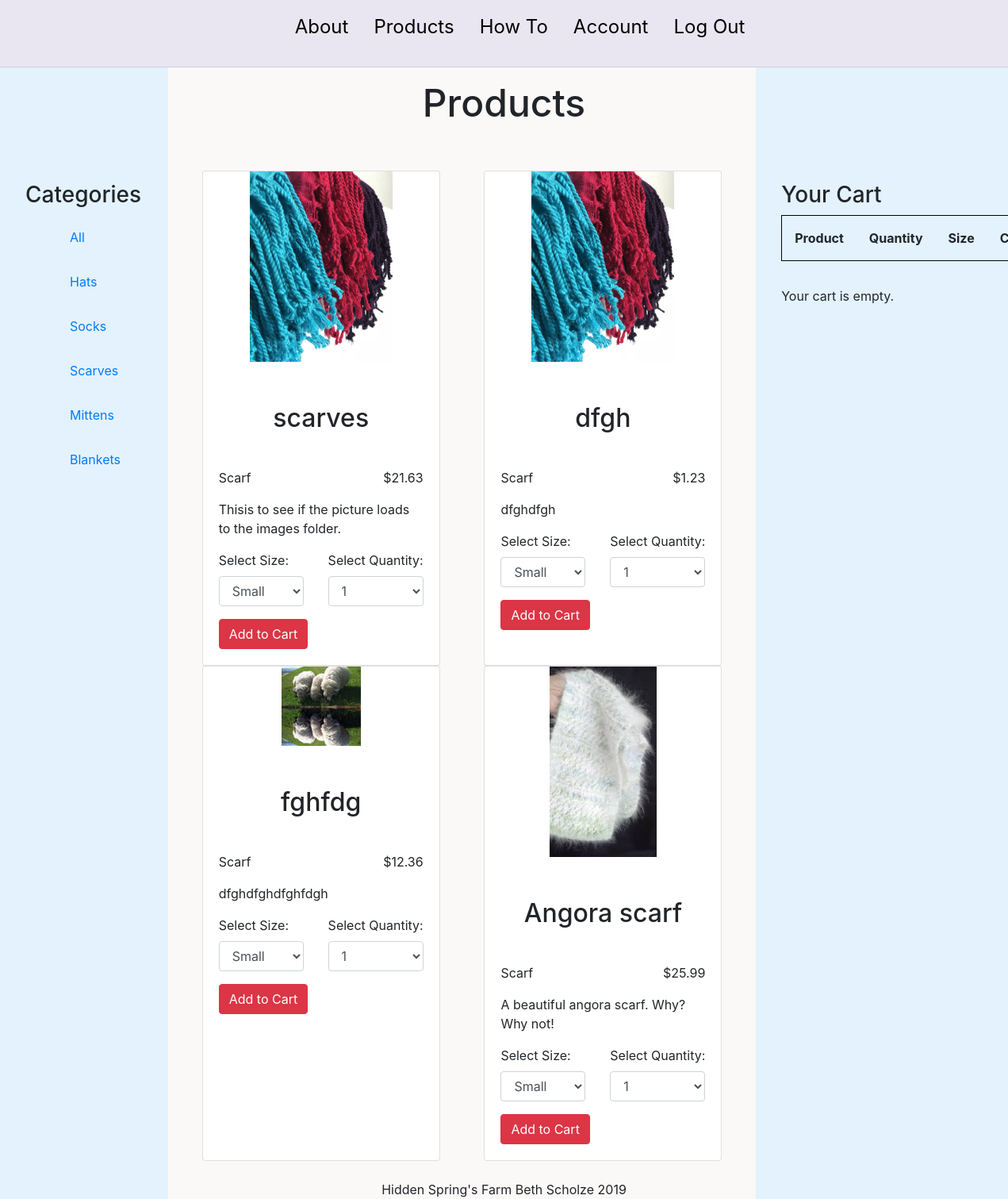
The page /products.php?productId=3 (signed in) on the database its author committed.
### tables this page shows
CREATE TABLE `products` (
  `id` int(11) NOT NULL AUTO_INCREMENT,
  `name` varchar(20) DEFAULT NULL,
  `type` varchar(20) DEFAULT NULL,
  `price` float(6,2) DEFAULT NULL,
  `description` text,
  `size` varchar(20) DEFAULT NULL,
  `picture` varchar(20) DEFAULT NULL,
  `available` varchar(4) DEFAULT 'yes',
  PRIMARY KEY (`id`)
);

### products.php (the view, shortened to what this page needs)
<?php
    require_once('Product.php');
    require_once('header.php');
    require_once('navmenu.php');
?>
        <section class="row">
            <nav class="col-sm-2 aside">
                <h3>Categories</h3>
                <ul>
                    <li><a href="products.php?productId=6">All</a></li>
                    <li><a href="products.php?productId=1">Hats</a></li>
                    <li><a href="products.php?productId=2">Socks</a></li>
                    <li><a href="products.php?productId=3">Scarves</a></li>
                    <li><a href="products.php?productId=4">Mittens</a></li>
                    <li><a href="products.php?productId=5">Blankets</a></li>
                </ul>
            </nav>
            <div class="col-sm-7 d-flex flex-wrap justify-content-around">
            <?php
            if(isset($_GET['productId'])) {
                $dbc = mysqli_connect(DB_HOST, DB_USER, DB_PASSWORD, DB_NAME)
                    or die('Error connecting to the database.');
                $query = "Select * from products";
                $sort = $_GET['productId'];
                switch ($sort) {
                case 3:
                    $query .= " where type='scarf'";
                    break;
                }
            }
            else {
                $dbc = mysqli_connect(DB_HOST, DB_USER, DB_PASSWORD, DB_NAME)
                    or die('Error connecting to the database.');
                $query = "Select * from products";
            }
            $result = mysqli_query($dbc, $query)
                    or die("Error Selecting products.");
            while($row = mysqli_fetch_array($result)) {
                ?>
                <article class="card d-flex">
                    <div class="card-img-top">
                        <img id="cardImg" src="images/<?php echo $row['picture'] ?>"/>
                    </div>
                    <div class="card-body">
                        <h2 class="card-title"><?php echo $row['name'] ?></h2>
                        <div class="clearfix">
                        <p class="float-left"><?php echo $row['type'] ?></p>
                        <p class="float-right">$<?php echo $row['price'] ?></p>
                        </div>
                        <p ><?php echo $row['description'] ?></p>
                        <form id="modalForm" method="post" action="<?php echo $_SERVER['products.php']; ?>">
                            <fieldset>
                                <div class="form-group float-left">
                                    <label for="size">Select Size:</label>
                                    <select class="form-control" name="size" id="size">
                                        <option value="small">Small</option>
                                    </select>
                                </div>
                                <div class="form-group float-right">
                                    <label for="quantity">Select Quantity:</label>
                                    <select class="form-control" name="quantity" id="quantity">
                                        <option value="1">1</option>
                                    </select>
                                </div>
                            </fieldset>
                             <input type="submit" name="submit" value="Add to Cart" class="btn btn-danger"/>
                        </form>
                    </div>
                </article>
                <?php
            }
            ?>
            </div>
            <aside id="cart" class="col-sm-3 aside">
                <h3 id="here">Your Cart</h3>
                <table><tr><th>Product</th><th>Quantity</th><th>Size</th><th>Cost</th></tr>
                <?php
                $total = 0;
                echo '</table>';
                if(!empty($total)){
                    echo 'Total : $' . $total;
                    echo '<p><a href="checkOut.php?">Check Out</a></p>';
                } else {
                    echo '<p>Your cart is empty.</p>';
                }
                ?>
            </aside>
        </section>
    <?php
    require_once('footer.php');
    ?>

### css/styles.css (style rules this page uses)
* { box-sizing: border-box; }
body { background-color: #fbf9f8; }
ul li { list-style-type: none; padding: 1em; }
img { max-width: 100%; }
td, th { padding: 1em; text-align: center; }
.card-img-top { max-width: 100%; }
.card { max-width:30%; max-height: 55em; min-width: 300px; }
#cardImg { max-height:15em; display:block; margin: auto; }
h2 { text-align: center; padding-bottom: 1em; padding-top:1em; }
.aside { background-color: #e3f2fd; padding: 9em 2em; margin-top: -8.1em; margin-bottom: -3em; }
table { border: solid black 1px; margin-bottom: 2em; }
html, body { height: 100%; }
body { display: flex; flex-direction: column; }

### rows shown on the page
products: picture (picture), name "scarves", type "Scarf", price "21.63", description "Thisis to see if the picture loads to the images folder."
products: picture (picture), name "dfgh", type "Scarf", price "1.23", description "dfghdfgh"
products: picture (picture), name "fghfdg", type "Scarf", price "12.36", description "dfghdfghdfghfdgh"
products: picture (picture), name "Angora scarf", type "Scarf", price "25.99", description "A beautiful angora scarf. Why? Why not!"

### other values the page prints
$page_title "Products"
